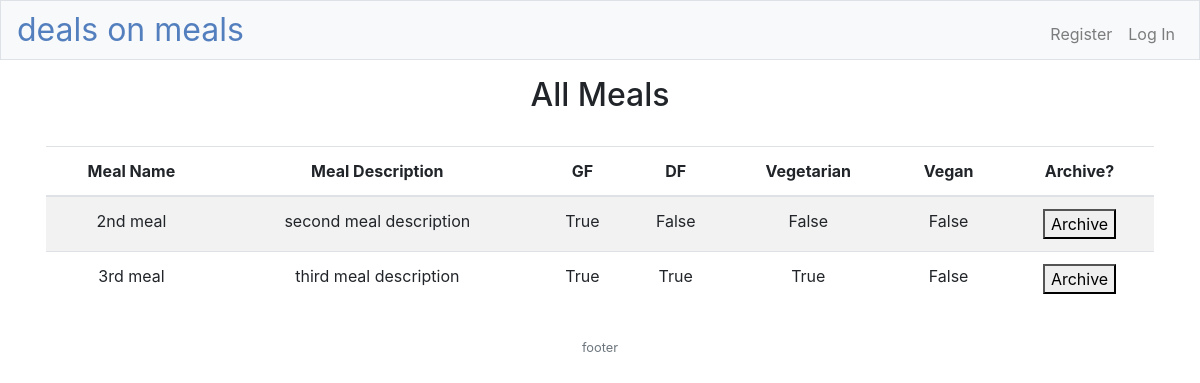
The app's page /meals-edit, older data.
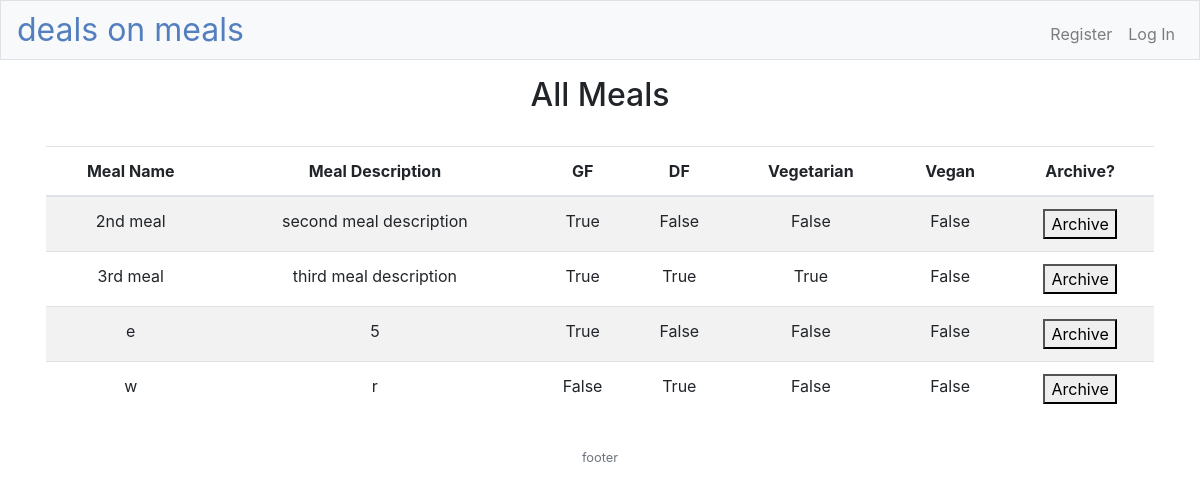
The same page, newer data.
### models.py (models this page shows, shortened)
class Meal(db.Model):
    __tablename__ = "meal"
    id = db.Column(db.Integer, primary_key=True)
    title = db.Column(db.String(), nullable=False)
    desc = db.Column(db.String(), nullable=False)
    gf = db.Column(db.Boolean(), nullable=False, default=False)
    df = db.Column(db.Boolean(),  nullable=False, default=False)
    vgt = db.Column(db.Boolean(),  nullable=False, default=False)
    vgn = db.Column(db.Boolean(),  nullable=False, default=False)
    archived = db.Column(db.Boolean(), nullable=False, default=False)

### app.py (the view)
@app.route("/meals-edit", methods=["GET", "POST"])
def mealsEdit():
    meals = Meal.query.filter(Meal.archived==False).paginate(per_page=2000)
    return render_template('meals.html', meals=meals)

### app.py (called while the page is built)
@app.after_request
def after_request(response):
    response.headers["Cache-Control"] = "no-cache, no-store, must-revalidate"
    response.headers["Expires"] = 0
    response.headers["Pragma"] = "no-cache"
    return response

### templates/meals.html (shortened to what this page needs)
{% extends "layout.html" %}
{% block main %}
<div class="container">
    <div class="row">
        <div class="col-12"><h2>All Meals</h2></div>
    </div>
    <br>
    <div class="row">
        <div class="table-responsive">
            <table class="table table-striped">
                <thead>
                    <tr>
                        <th>Meal Name</th>
                        <th>Meal Description</th>
                        <th>GF</th>
                        <th>DF</th>
                        <th>Vegetarian</th>
                        <th>Vegan</th>
                        <th>Archive?</th>
                    </tr>
                </thead>
                <tbody>
                    {%for meal in meals.items %}
                    <tr>
                        <td>{{ meal.title }}</td>
                        <td>{{ meal.desc  }}</td>
                        <td>{{ meal.gf    }}</td>
                        <td>{{ meal.df    }}</td>
                        <td>{{ meal.vgt   }}</td>
                        <td>{{ meal.vgn   }}</td>
                        <td>
                            <form action="/archiveMeal" method="post">
                                <button name="id" value="{{meal.id}}">
                                    Archive
                                </button>
                            </form>
                        </td>
                    </tr>
                    {% endfor %}
                </tbody>
            </table>
        </div>
    </div>
</div>
{% endblock %}

Row changes from the older to the newer data that the page shows:
added Meal: title "e", desc "5", gf "True", df "False", vgt "False", vgn "False", {{ meal.id }} 4 (drawn)
added Meal: title "w", desc "r", gf "False", df "True", vgt "False", vgn "False", {{ meal.id }} 5 (drawn)
